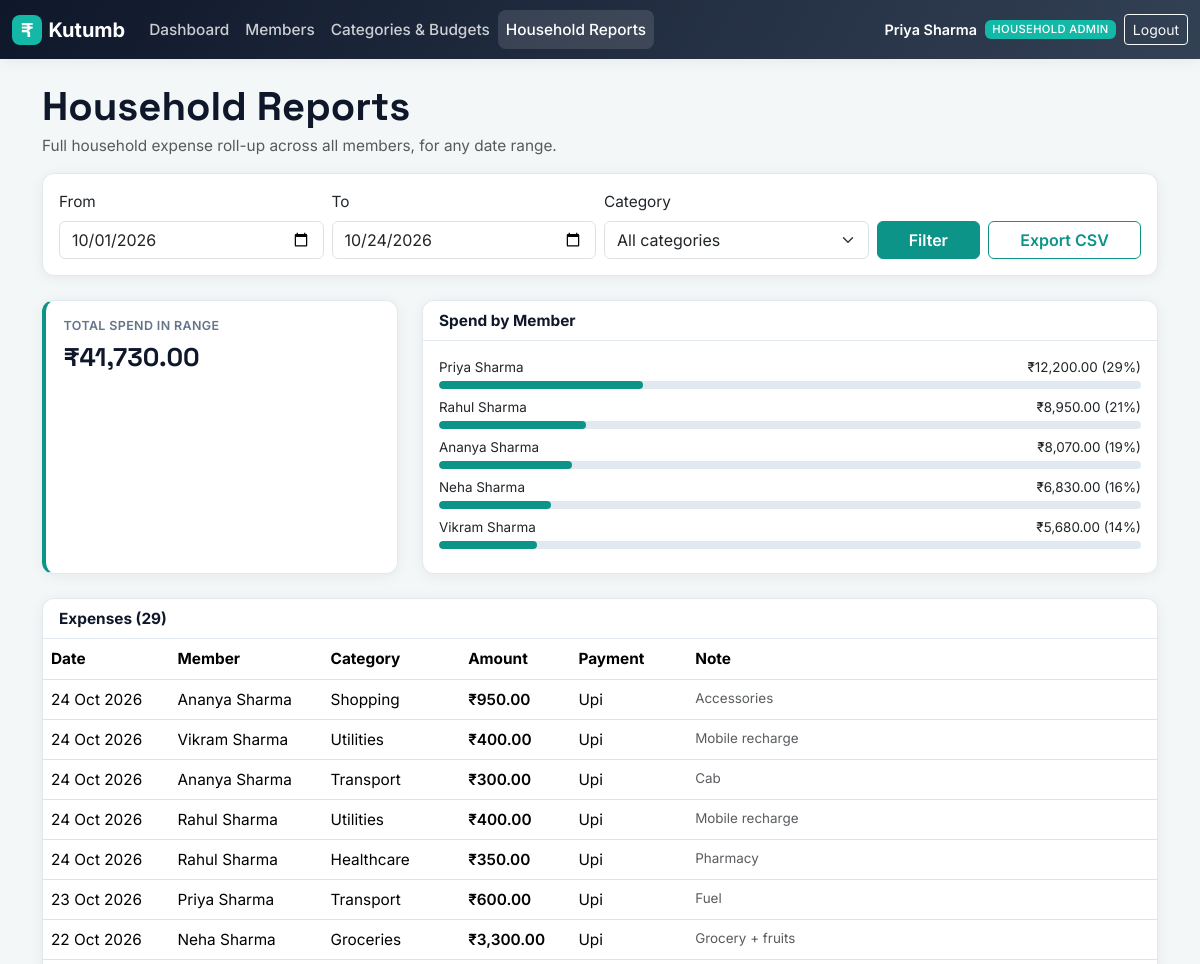
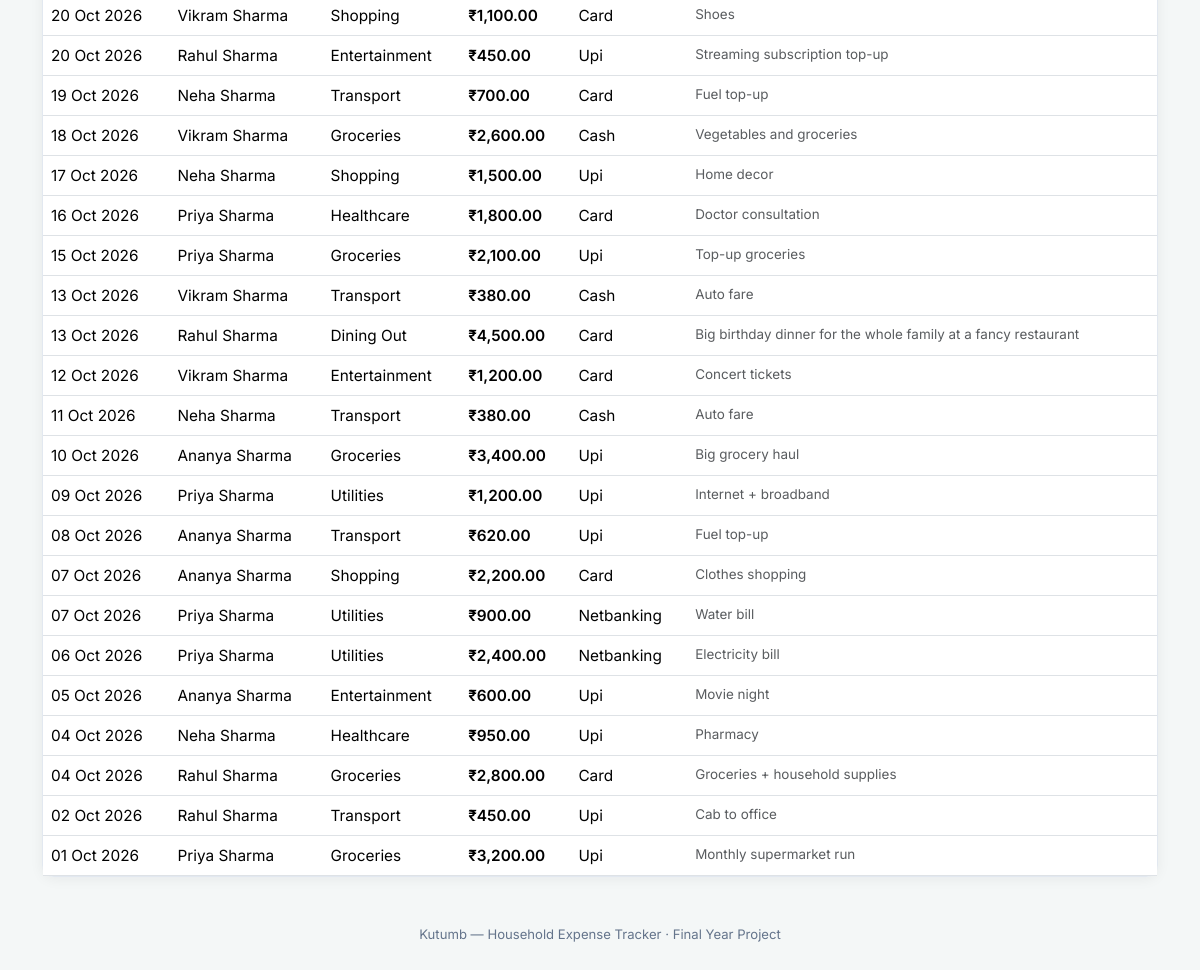
/index.php?route=admin/reports (signed in), run on the app's committed database (2 pictures, top to bottom).
### tables this page shows
CREATE TABLE expenses (
    id              INT AUTO_INCREMENT PRIMARY KEY,
    user_id         INT NOT NULL,
    category_id     INT NOT NULL,
    amount          DECIMAL(10,2) NOT NULL,
    expense_date    DATE NOT NULL,
    payment_method  ENUM('cash','card','upi','netbanking','other') NOT NULL DEFAULT 'upi',
    note            VARCHAR(255) DEFAULT NULL,
    created_at      TIMESTAMP NOT NULL DEFAULT CURRENT_TIMESTAMP,
    FOREIGN KEY (user_id) REFERENCES users(id) ON DELETE CASCADE,
    FOREIGN KEY (category_id) REFERENCES categories(id),
    INDEX idx_expenses_user (user_id),
    INDEX idx_expenses_category_date (category_id, expense_date)
);

CREATE TABLE users (
    id            INT AUTO_INCREMENT PRIMARY KEY,
    name          VARCHAR(100) NOT NULL,
    email         VARCHAR(150) NOT NULL UNIQUE,
    password      VARCHAR(255) NOT NULL,
    role          ENUM('super_admin','member') NOT NULL DEFAULT 'member',
    status        ENUM('active','inactive') NOT NULL DEFAULT 'active',
    created_at    TIMESTAMP NOT NULL DEFAULT CURRENT_TIMESTAMP
);

CREATE TABLE categories (
    id            INT AUTO_INCREMENT PRIMARY KEY,
    name          VARCHAR(80) NOT NULL UNIQUE,
    is_active     TINYINT(1) NOT NULL DEFAULT 1,
    created_at    TIMESTAMP NOT NULL DEFAULT CURRENT_TIMESTAMP
);

### app/controllers/AdminController.php (called while the page is built, shortened)
<?php
require_once __DIR__ . '/../models/Expense.php';
class AdminController
{
    public function reports(): void
    {
        $from = $_GET['from'] ?? date('Y-m-01');
        $to = $_GET['to'] ?? date('Y-m-d');
        $categoryId = (int)($_GET['category_id'] ?? 0);
        $filters = ['from' => $from, 'to' => $to];
        $expenses = Expense::listHousehold($filters);
        $total = array_sum(array_map(fn($e) => (float)$e['amount'], $expenses));
        $byMember = [];
        foreach ($expenses as $exp) {
            $uid = (int)$exp['user_id'];
            if (!isset($byMember[$uid])) {
                $byMember[$uid] = ['name' => $exp['member_name'], 'total' => 0.0];
            }
            $byMember[$uid]['total'] += (float)$exp['amount'];
        }
        uasort($byMember, fn($a, $b) => $b['total'] <=> $a['total']);
        require __DIR__ . '/../views/admin/reports.php';
    }
}

### public/index.php (called while the page is built, shortened)
<?php
require_once __DIR__ . '/../core/helpers.php';
require_once __DIR__ . '/../core/Database.php';
require_once __DIR__ . '/../app/models/Expense.php';
require_once __DIR__ . '/../app/controllers/AdminController.php';
$router = new Router();
$router->get('login', fn() => (new AuthController())->showLogin());
$router->post('login', fn() => (new AuthController())->login());
$router->post('logout', fn() => (new AuthController())->logout());
$router->get('admin/dashboard', fn() => (new AdminController())->dashboard());
$router->get('admin/members', fn() => (new AdminController())->members());
$router->post('admin/members/store', fn() => (new AdminController())->memberStore());
$router->post('admin/members/status', fn() => (new AdminController())->memberStatus());
$router->get('admin/categories', fn() => (new AdminController())->categories());
$router->post('admin/categories/store', fn() => (new AdminController())->categoryStore());
$router->post('admin/categories/rename', fn() => (new AdminController())->categoryRename());
$router->post('admin/categories/toggle', fn() => (new AdminController())->categoryToggle());
$router->post('admin/budgets/store', fn() => (new AdminController())->budgetStore());
$router->get('admin/reports', fn() => (new AdminController())->reports());
$router->get('admin/reports/export', fn() => (new AdminController())->reportExport());
$router->get('member/dashboard', fn() => (new MemberController())->dashboard());
$router->get('member/expenses', fn() => (new MemberController())->expenses());
$router->get('member/insights', fn() => (new MemberController())->insights());
$router->get('member/report', fn() => (new MemberController())->report());
$router->get('member/report/export', fn() => (new MemberController())->reportExport());
$router->post('expenses/store', fn() => (new ExpenseController())->store());
$router->post('expenses/update', fn() => (new ExpenseController())->update());
$router->post('expenses/delete', fn() => (new ExpenseController())->delete());
$route = request_str($_GET['route'] ?? '');
$router->dispatch($_SERVER['REQUEST_METHOD'], $route);

### core/Router.php (called while the page is built, shortened)
<?php
class Router
{
    private array $routes = ['GET' => [], 'POST' => []];
    public function get(string $route, callable $handler): void
    {
        $this->routes['GET'][$route] = $handler;
    }
    public function post(string $route, callable $handler): void
    {
        $this->routes['POST'][$route] = $handler;
    }
    public function dispatch(string $method, string $route): void
    {
        $handler = $this->routes[$method][$route] ?? null;
        try {
            $handler();
        } catch (Throwable $e) {
            error_log($e->getMessage());
            http_response_code(500);
            require __DIR__ . '/../app/views/errors/500.php';
        }
    }
}

### core/helpers.php (called while the page is built, shortened)
<?php
function e($value): string
{
    return htmlspecialchars($value, ENT_QUOTES, 'UTF-8');
}
function format_date(?string $date): string
{
    $ts = strtotime($date);
    return $ts === false ? '-' : date('d M Y', $ts);
}
function format_inr(float $amount): string
{
    $negative = $amount < 0;
    $amount = abs($amount);
    $parts = explode('.', number_format($amount, 2, '.', ''));
    $whole = $parts[0];
    $decimal = $parts[1];
    if (strlen($whole) > 3) {
        $lastThree = substr($whole, -3);
        $rest = substr($whole, 0, -3);
        $rest = preg_replace('/\B(?=(\d{2})+(?!\d))/', ',', $rest);
        $whole = $rest . ',' . $lastThree;
    }
    return ($negative ? '-' : '') . '₹' . $whole . '.' . $decimal;
}

### config/database.php (called while the page is built)
<?php
return [
    'host'     => '127.0.0.1',
    'port'     => 3306,
    'database' => 'expense_tracker',
    'username' => 'root',
    'password' => '',
    'charset'  => 'utf8mb4',
];

### core/Database.php (called while the page is built)
<?php
class Database
{
    private static ?PDO $instance = null;
    public static function connect(): PDO
    {
        if (self::$instance === null) {
            $config = require __DIR__ . '/../config/database.php';
            $dsn = sprintf(
                'mysql:host=%s;port=%d;dbname=%s;charset=%s',
                $config['host'],
                $config['port'],
                $config['database'],
                $config['charset']
            );
            self::$instance = new PDO($dsn, $config['username'], $config['password'], [
                PDO::ATTR_ERRMODE            => PDO::ERRMODE_EXCEPTION,
                PDO::ATTR_DEFAULT_FETCH_MODE => PDO::FETCH_ASSOC,
                PDO::ATTR_EMULATE_PREPARES   => false,
            ]);
        }
        return self::$instance;
    }
}

### app/models/Expense.php (called while the page is built, shortened)
<?php
class Expense
{
    public static function listHousehold(array $filters = []): array
    {
        $sql = 'SELECT e.*, c.name AS category_name, u.name AS member_name
                FROM expenses e
                JOIN categories c ON c.id = e.category_id
                JOIN users u ON u.id = e.user_id
                WHERE 1 = 1';
        $params = [];
        self::applyFilters($sql, $params, $filters);
        $sql .= ' ORDER BY e.expense_date DESC, e.id DESC';
        $stmt = Database::connect()->prepare($sql);
        $stmt->execute($params);
        return $stmt->fetchAll();
    }
    private static function applyFilters(string &$sql, array &$params, array $filters): void
    {
        if (!empty($filters['from'])) {
            $sql .= ' AND e.expense_date >= ?';
            $params[] = $filters['from'];
        }
        if (!empty($filters['to'])) {
            $sql .= ' AND e.expense_date <= ?';
            $params[] = $filters['to'];
        }
    }
}

### app/views/admin/reports.php (the view, shortened to what this page needs)
<?php require __DIR__ . '/../partials/header.php'; ?>
<?php require __DIR__ . '/../partials/navbar.php'; ?>
<main class="container py-4">
    <h1 class="page-title">Household Reports</h1>
    <p class="text-muted">Full household expense roll-up across all members, for any date range.</p>
    <div class="card mb-4">
        <div class="card-body">
            <form method="GET" action="/index.php" class="row g-2 align-items-end">
                <div class="col-6 col-md-3">
                    <label class="form-label">From</label>
                    <input type="date" name="from" class="form-control" value="<?= e($from) ?>">
                </div>
                <div class="col-6 col-md-3">
                    <label class="form-label">To</label>
                    <input type="date" name="to" class="form-control" value="<?= e($to) ?>">
                </div>
                <div class="col-6 col-md-3">
                    <label class="form-label">Category</label>
                    <select name="category_id" class="form-select">
                        <option value="0">All categories</option>
                    </select>
                </div>
                <div class="col-6 col-md-3 d-flex gap-2">
                    <button type="submit" class="btn btn-teal flex-fill">Filter</button>
                    <a class="btn btn-outline-teal flex-fill"
                       href="/index.php?route=admin/reports/export&from=<?= urlencode($from) ?>&to=<?= urlencode($to) ?>&category_id=<?= $categoryId ?>">
                        Export CSV
                    </a>
                </div>
            </form>
        </div>
    </div>
    <div class="row g-4 mb-4">
        <div class="col-md-4">
            <div class="stat-tile">
                <div class="stat-label">Total spend in range</div>
                <div class="stat-value"><?= e(format_inr($total)) ?></div>
            </div>
        </div>
        <div class="col-md-8">
            <div class="card">
                <div class="card-header">Spend by Member</div>
                <div class="card-body">
                    <?php foreach ($byMember as $row): $amt = $row['total']; $pct = $total > 0 ? round($amt / $total * 100) : 0; ?>
                        <div class="d-flex justify-content-between small mb-1">
                            <span><?= e($row['name']) ?></span><span><?= e(format_inr($amt)) ?> (<?= $pct ?>%)</span>
                        </div>
                        <div class="progress budget-progress mb-2"><div class="progress-bar bg-teal" style="width: <?= $pct ?>%"></div></div>
                    <?php endforeach; ?>
                </div>
            </div>
        </div>
    </div>
    <div class="card">
        <div class="card-header">Expenses (<?= count($expenses) ?>)</div>
        <div class="table-responsive">
            <table class="table table-hover mb-0">
                <thead><tr><th>Date</th><th>Member</th><th>Category</th><th>Amount</th><th>Payment</th><th>Note</th></tr></thead>
                <tbody>
                <?php foreach ($expenses as $exp): ?>
                    <tr>
                        <td><?= e(format_date($exp['expense_date'])) ?></td>
                        <td><?= e($exp['member_name']) ?></td>
                        <td><?= e($exp['category_name']) ?></td>
                        <td class="fw-semibold"><?= e(format_inr((float)$exp['amount'])) ?></td>
                        <td class="text-capitalize"><?= e($exp['payment_method']) ?></td>
                        <td class="text-muted small"><?= e($exp['note'] ?? '') ?></td>
                    </tr>
                <?php endforeach; ?>
                </tbody>
            </table>
        </div>
    </div>
</main>
<?php require __DIR__ . '/../partials/footer.php'; ?>

### public/assets/css/style.css (style rules this page uses)
:root { --kt-teal-900: #0f766e; --kt-teal-700: #0d9488; --kt-teal-600: #14b8a6; --kt-teal-100: #ccfbf1; --kt-teal-50: #f0fdfa; --kt-charcoal-900: #0f172a; --kt-charcoal-800: #1e293b; --kt-charcoal-700: #334155; --kt-charcoal-500: #64748b; --kt-charcoal-300: #cbd5e1; --kt-charcoal-100: #e2e8f0; --kt-amber: #f59e0b; --kt-amber-100: #fef3c7; --kt-red: #dc2626; --kt-red-100: #fee2e2; --kt-green: #16a34a; --kt-bg: #f4f7f7; --kt-surface: #ffffff; --kt-border: #e2e8f0; --kt-radius: 12px; --kt-shadow: 0 2px 14px rgba(15, 23, 42, 0.06); }
* { box-sizing: border-box; }
body { background: var(--kt-bg); color: var(--kt-charcoal-800); font-family: 'Inter', -apple-system, BlinkMacSystemFont, 'Segoe UI', sans-serif; font-size: 0.96rem; }
h1, h2, h3, h4, h5, .brand-mark, .stat-value { font-family: 'Space Grotesk', 'Inter', sans-serif; }
.page-title { color: var(--kt-charcoal-900); font-weight: 700; margin-bottom: 0.15rem; }
a.link-teal, a { color: var(--kt-teal-700); }
.btn-teal { background: var(--kt-teal-700); border-color: var(--kt-teal-700); color: #fff; font-weight: 600; }
.btn-outline-teal { border-color: var(--kt-teal-700); color: var(--kt-teal-700); font-weight: 600; }
.bg-teal { background-color: var(--kt-teal-700) !important; }
.card { border: 1px solid var(--kt-border); border-radius: var(--kt-radius); box-shadow: var(--kt-shadow); }
.card-header { background: var(--kt-surface); border-bottom: 1px solid var(--kt-border); font-weight: 700; color: var(--kt-charcoal-900); border-top-left-radius: var(--kt-radius) !important; border-top-right-radius: var(--kt-radius) !important; }
.stat-tile { background: var(--kt-surface); border: 1px solid var(--kt-border); border-radius: var(--kt-radius); padding: 1rem 1.1rem; box-shadow: var(--kt-shadow); height: 100%; border-left: 4px solid var(--kt-teal-700); }
.stat-label { color: var(--kt-charcoal-500); font-size: 0.78rem; text-transform: uppercase; letter-spacing: 0.03em; font-weight: 600; }
.stat-value { font-size: 1.6rem; font-weight: 700; color: var(--kt-charcoal-900); margin-top: 0.15rem; }
.budget-progress { height: 8px; border-radius: 4px; background: var(--kt-charcoal-100); }
.budget-progress .progress-bar { border-radius: 4px; }

### data on the page
expenses: expense_date "24 Oct 2026", user.name "Ananya Sharma", category.name "Shopping", amount "₹950.00", payment_method "Upi", note "Accessories"
expenses: expense_date "24 Oct 2026", user.name "Vikram Sharma", category.name "Utilities", amount "₹400.00", payment_method "Upi", note "Mobile recharge"
expenses: expense_date "24 Oct 2026", user.name "Ananya Sharma", category.name "Transport", amount "₹300.00", payment_method "Upi", note "Cab"
expenses: expense_date "24 Oct 2026", user.name "Rahul Sharma", category.name "Utilities", amount "₹400.00", payment_method "Upi", note "Mobile recharge"
expenses: expense_date "24 Oct 2026", user.name "Rahul Sharma", category.name "Healthcare", amount "₹350.00", payment_method "Upi", note "Pharmacy"
expenses: expense_date "23 Oct 2026", user.name "Priya Sharma", category.name "Transport", amount "₹600.00", payment_method "Upi", note "Fuel"
expenses: expense_date "22 Oct 2026", user.name "Neha Sharma", category.name "Groceries", amount "₹3,300.00", payment_method "Upi", note "Grocery + fruits"
expenses: expense_date "20 Oct 2026", user.name "Vikram Sharma", category.name "Shopping", amount "₹1,100.00", payment_method "Card", note "Shoes"
expenses: expense_date "20 Oct 2026", user.name "Rahul Sharma", category.name "Entertainment", amount "₹450.00", payment_method "Upi", note "Streaming subscription top-up"
expenses: expense_date "19 Oct 2026", user.name "Neha Sharma", category.name "Transport", amount "₹700.00", payment_method "Card", note "Fuel top-up"
expenses: expense_date "18 Oct 2026", user.name "Vikram Sharma", category.name "Groceries", amount "₹2,600.00", payment_method "Cash", note "Vegetables and groceries"
expenses: expense_date "17 Oct 2026", user.name "Neha Sharma", category.name "Shopping", amount "₹1,500.00", payment_method "Upi", note "Home decor"
expenses: expense_date "16 Oct 2026", user.name "Priya Sharma", category.name "Healthcare", amount "₹1,800.00", payment_method "Card", note "Doctor consultation"
expenses: expense_date "15 Oct 2026", user.name "Priya Sharma", category.name "Groceries", amount "₹2,100.00", payment_method "Upi", note "Top-up groceries"
expenses: expense_date "13 Oct 2026", user.name "Vikram Sharma", category.name "Transport", amount "₹380.00", payment_method "Cash", note "Auto fare"
expenses: expense_date "13 Oct 2026", user.name "Rahul Sharma", category.name "Dining Out", amount "₹4,500.00", payment_method "Card", note "Big birthday dinner for the whole family at a fancy restaurant"
expenses: expense_date "12 Oct 2026", user.name "Vikram Sharma", category.name "Entertainment", amount "₹1,200.00", payment_method "Card", note "Concert tickets"
expenses: expense_date "11 Oct 2026", user.name "Neha Sharma", category.name "Transport", amount "₹380.00", payment_method "Cash", note "Auto fare"
expenses: expense_date "10 Oct 2026", user.name "Ananya Sharma", category.name "Groceries", amount "₹3,400.00", payment_method "Upi", note "Big grocery haul"
expenses: expense_date "09 Oct 2026", user.name "Priya Sharma", category.name "Utilities", amount "₹1,200.00", payment_method "Upi", note "Internet + broadband"
expenses: expense_date "08 Oct 2026", user.name "Ananya Sharma", category.name "Transport", amount "₹620.00", payment_method "Upi", note "Fuel top-up"
expenses: expense_date "07 Oct 2026", user.name "Ananya Sharma", category.name "Shopping", amount "₹2,200.00", payment_method "Card", note "Clothes shopping"
expenses: expense_date "07 Oct 2026", user.name "Priya Sharma", category.name "Utilities", amount "₹900.00", payment_method "Netbanking", note "Water bill"
expenses: expense_date "06 Oct 2026", user.name "Priya Sharma", category.name "Utilities", amount "₹2,400.00", payment_method "Netbanking", note "Electricity bill"
expenses: expense_date "05 Oct 2026", user.name "Ananya Sharma", category.name "Entertainment", amount "₹600.00", payment_method "Upi", note "Movie night"
expenses: expense_date "04 Oct 2026", user.name "Neha Sharma", category.name "Healthcare", amount "₹950.00", payment_method "Upi", note "Pharmacy"
expenses: expense_date "04 Oct 2026", user.name "Rahul Sharma", category.name "Groceries", amount "₹2,800.00", payment_method "Card", note "Groceries + household supplies"
expenses: expense_date "02 Oct 2026", user.name "Rahul Sharma", category.name "Transport", amount "₹450.00", payment_method "Upi", note "Cab to office"
expenses: expense_date "01 Oct 2026", user.name "Priya Sharma", category.name "Groceries", amount "₹3,200.00", payment_method "Upi", note "Monthly supermarket run"

### other printed values
$label "Dashboard"
$label "Members"
$label "Categories & Budgets"
$label "Household Reports"
Auth::name() "Priya Sharma"
format_inr($total) "₹41,730.00"
$row['name'] "Priya Sharma"
format_inr($amt) "₹12,200.00"
$pct "29"
$row['name'] "Rahul Sharma"
format_inr($amt) "₹8,950.00"
$pct "21"
$row['name'] "Ananya Sharma"
format_inr($amt) "₹8,070.00"
$pct "19"
